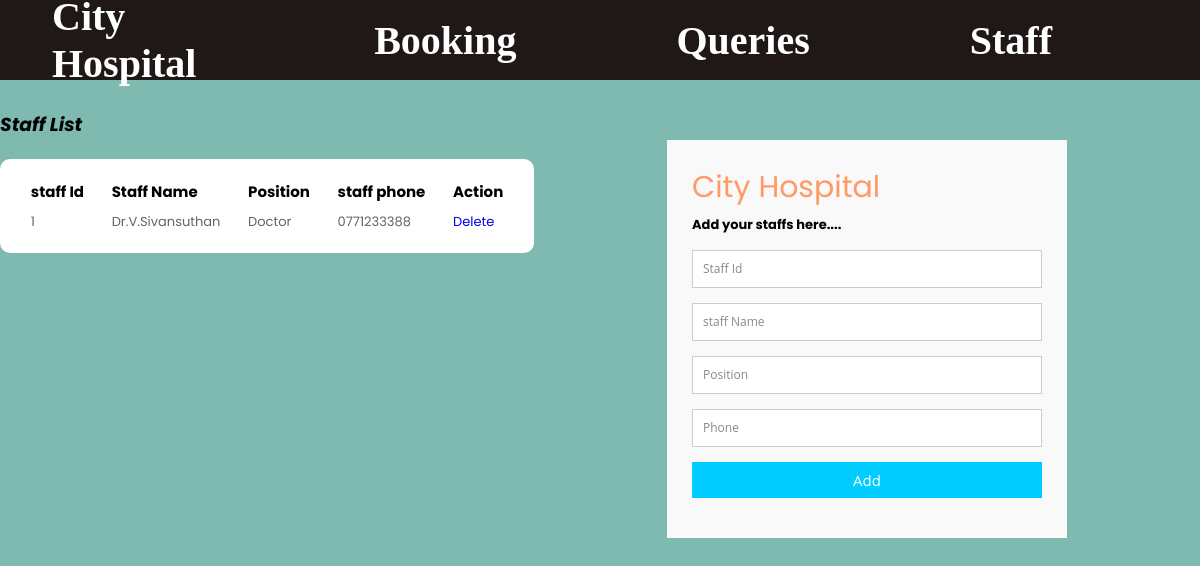
Before: /staff.php with the older database file.
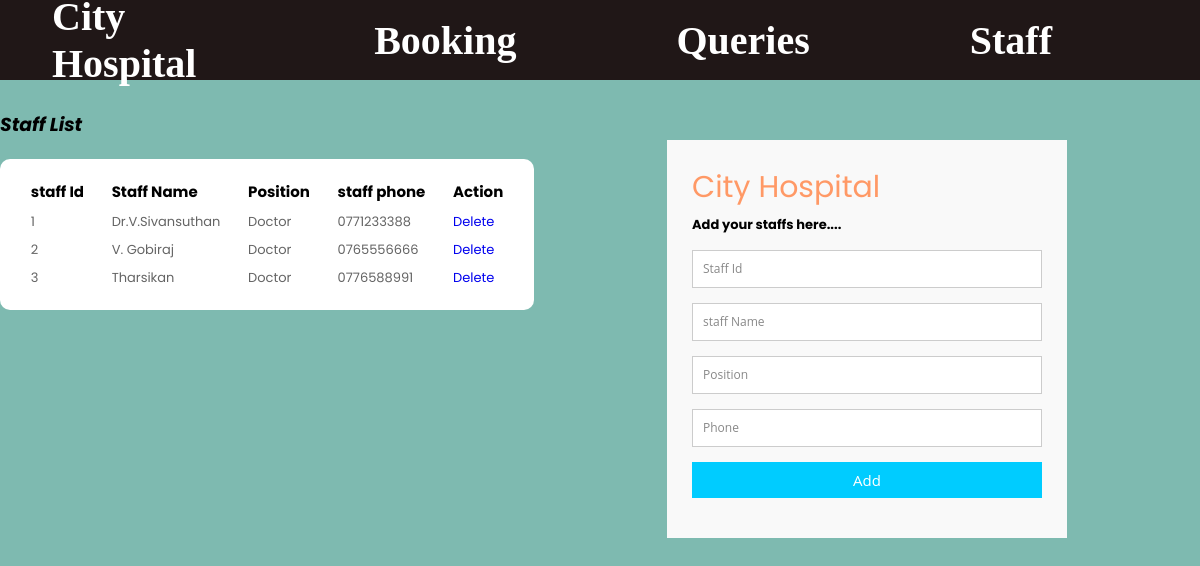
After: the same page with the newer database file.
### tables this page shows
CREATE TABLE `staffs` (
  `id` int(10) NOT NULL,
  `staffid` int(10) DEFAULT NULL,
  `staffname` varchar(200) DEFAULT NULL,
  `position` varchar(50) DEFAULT NULL,
  `phone` varchar(20) DEFAULT NULL
);

### staff.php (the view, shortened to what this page needs)
<html>
<head>
  <link rel="stylesheet" href="style3.css" />
</head>
<body>
<?php
 $servername = "localhost";
$username = "root";
$password = "";
$dbname = "cityhospital";
$conn = mysqli_connect($servername, $username, $password, $dbname);
     $sql = "SELECT id ,staffid, staffname, position ,phone FROM staffs";
      $result = mysqli_query($conn, $sql);
      ?>
  <header class="header">
    <div class="logo">
      <a href="#">City Hospital</a>
    </div>
    <div class="logo">
        <a href="viewbooking.php">Booking</a>
		<a href="queries.php">Queries</a>
        <a href="staff.php">Staff</a>
      </div>
  </header>
  <div class="container">
		 <div id="staff" class="list2">
          <div class="row">
            <i><h3>Staff List </h3></i>
          </div>
          <table>
            <thead>
              <tr>
                <th>staff Id</th>
                <th>Staff Name</th>
                <th>Position</th>
                <th>staff phone</th>
				<th>Action</th>
              </tr>
            </thead>
            <tbody>
 <?php
		if (mysqli_num_rows($result) > 0) {
    while($row = mysqli_fetch_assoc($result)) {
        echo "<tr>
              <td> {$row["staffid"]}</td>
              <td> {$row["staffname"]}</td>
              <td> {$row["position"]}</td>
              <td> {$row["phone"]}</td>
			  <td> <a href=staffdelete.php?id=",$row["id"],">Delete</a> </td>
            </tr>\n";
    }
} else {
    echo "0 results";
}
?>
            </tbody>
          </table>
		  </div>
		  <div class="container4">
  <form   action="addstaff.php" id="contact" action="" method="post">
    <h3>City Hospital</h3>
    <h4>Add your staffs here....</h4>
    <fieldset>
      <input name="staffid" placeholder="Staff Id" type="text" tabindex="1" required autofocus>
    </fieldset>
    <fieldset>
      <input name="staffname" placeholder="staff Name" type="text" tabindex="2" required>
    </fieldset>
    <fieldset>
      <input  name="staffposition" placeholder="Position" type="text" tabindex="3" required>
    </fieldset>
    <fieldset>
      <input name="staffphone"  placeholder="Phone" type="tel" tabindex="4" required>
    </fieldset>
    <fieldset>
      <button name="send" type="submit" id="contact-submit" data-submit="...Sending">Add</button>
    </fieldset>
  </form>
</div>
        </div>
</body>
</html>

### style3.css (style rules this page uses)
* { margin: 0; padding: 0; border: none; outline: none; text-decoration: none; box-sizing: border-box; font-family: "Poppins", sans-serif; }
body { background-color: #7EBAB0; }
.header { display: flex; align-items: center; justify-content: space-between; height: 80px; padding: 20px; background: #201717; }
.logo { display: flex; align-items: center; }
.logo a { color: #fff; font-size: 40px; font-weight: 600; margin: 2rem 8rem 2rem 2rem; font-family: Fantasy; }
.container { margin-top: 10px; display: flex; justify-content: space-between; }
.row { display: flex; width: 80%; justify-content: space-between; align-items: center; margin: 20px 0; }
table { background: #fff; padding: 1rem; text-align: left; border-radius: 10px; }
table td, th { padding: 0.2rem 0.8rem; }
table th { font-size: 15px; }
table td { font-size: 13px; color: rgb(100, 100, 100); }
.container4 { max-width:400px; width:100%; margin:0 auto; position:relative; }
#contact input[type="text"], #contact input[type="email"], #contact input[type="tel"], #contact input[type="url"], #contact textarea, #contact button[type="submit"] { font:400 12px/16px "Open Sans", Helvetica, Arial, sans-serif; }
#contact { background:#F9F9F9; padding:25px; margin:50px 0; }
#contact h3 { color: #F96; display: block; font-size: 30px; font-weight: 400; }
#contact h4 { margin:5px 0 15px; display:block; font-size:13px; }
fieldset { border: medium none !important; margin: 0 0 10px; min-width: 100%; padding: 0; width: 100%; }
#contact input[type="text"], #contact input[type="email"], #contact input[type="tel"], #contact input[type="url"], #contact textarea { width:100%; border:1px solid #CCC; background:#FFF; margin:0 0 5px; padding:10px; }
#contact button[type="submit"] { cursor:pointer; width:100%; border:none; background:#0CF; color:#FFF; margin:0 0 5px; padding:10px; font-size:15px; }

Changed rows visible on the page:
added staffs: staffid "2", staffname "V. Gobiraj", position "Doctor", phone "0765556666"
added staffs: staffid "3", staffname "Tharsikan", position "Doctor", phone "0776588991"
